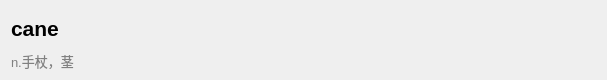
<?xml version="1.0" encoding="UTF-8"?>
<ui version="4.0">
 <class>KnowledgeItemWidgetClass</class>
 <widget class="QWidget" name="KnowledgeItemWidgetClass">
  <property name="geometry">
   <rect>
    <x>0</x>
    <y>0</y>
    <width>607</width>
    <height>76</height>
   </rect>
  </property>
  <property name="windowTitle">
   <string>KnowledgeItemWidget</string>
  </property>
  <layout class="QVBoxLayout" name="verticalLayout_2">
   <item>
    <widget class="QLabel" name="questionTextLabel">
     <property name="minimumSize">
      <size>
       <width>0</width>
       <height>35</height>
      </size>
     </property>
     <property name="maximumSize">
      <size>
       <width>16777215</width>
       <height>35</height>
      </size>
     </property>
     <property name="styleSheet">
      <string notr="true">QLabel{
	font-size : 16pt;
	font: &quot;微软雅黑&quot;;
	font-weight : bold;
}</string>
     </property>
     <property name="text">
      <string>cane</string>
     </property>
    </widget>
   </item>
   <item>
    <widget class="QLabel" name="answerTextLabel">
     <property name="minimumSize">
      <size>
       <width>0</width>
       <height>17</height>
      </size>
     </property>
     <property name="maximumSize">
      <size>
       <width>16777215</width>
       <height>17</height>
      </size>
     </property>
     <property name="styleSheet">
      <string notr="true">QLabel{
color: gray;
font-size : 10pt;

}</string>
     </property>
     <property name="text">
      <string>n.手杖，茎
a</string>
     </property>
    </widget>
   </item>
  </layout>
 </widget>
 <layoutdefault spacing="6" margin="11"/>
 <resources/>
 <connections/>
</ui>
